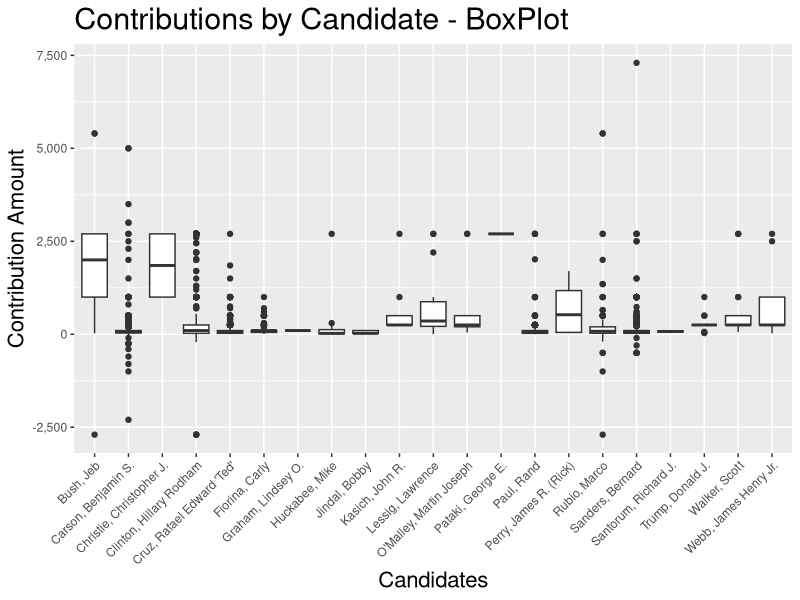
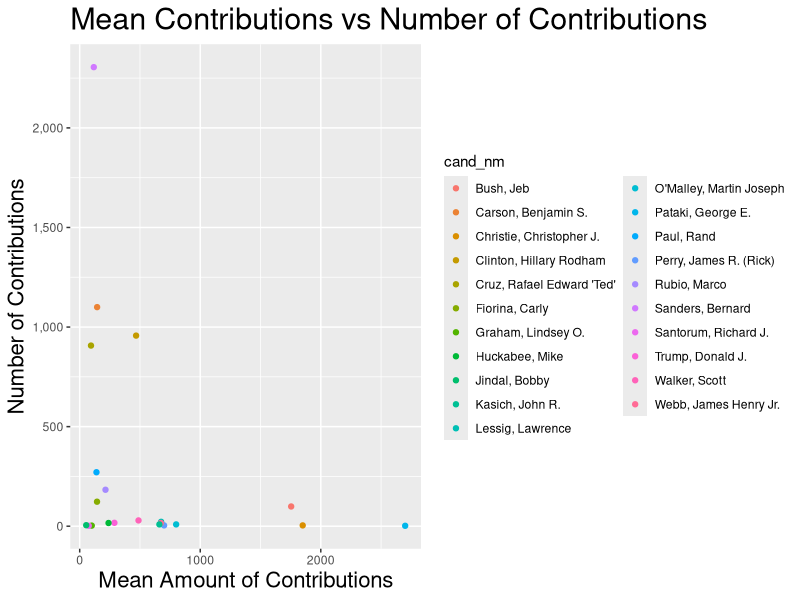
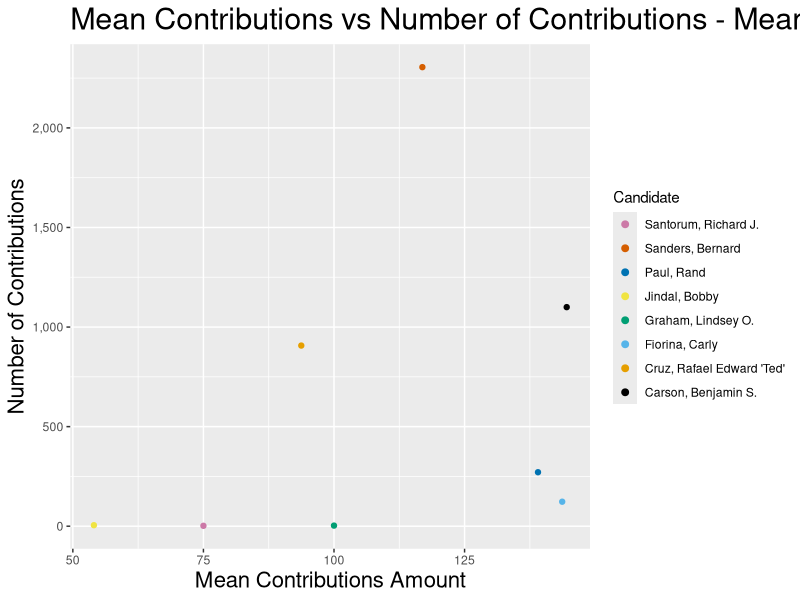
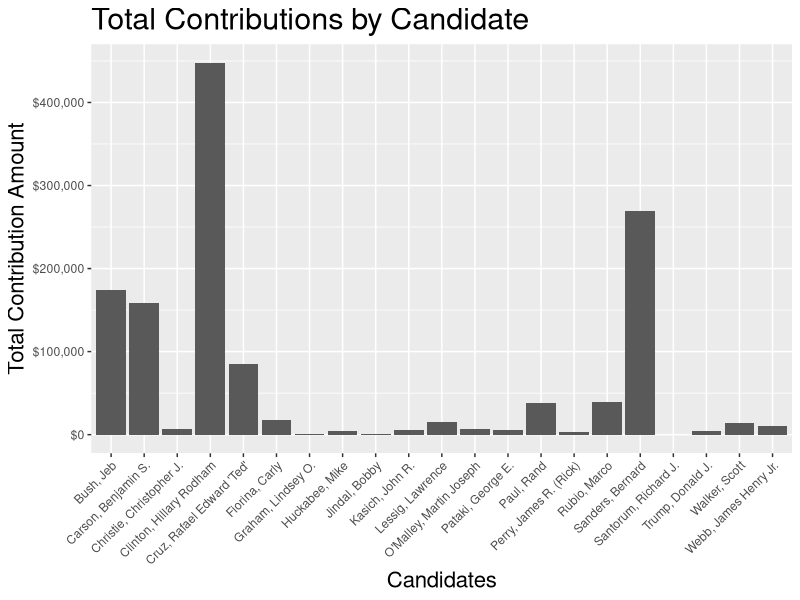
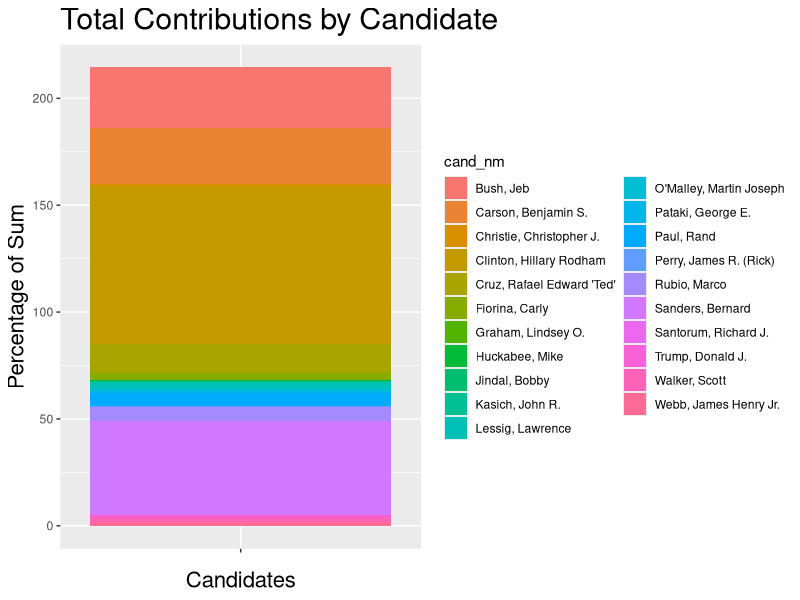
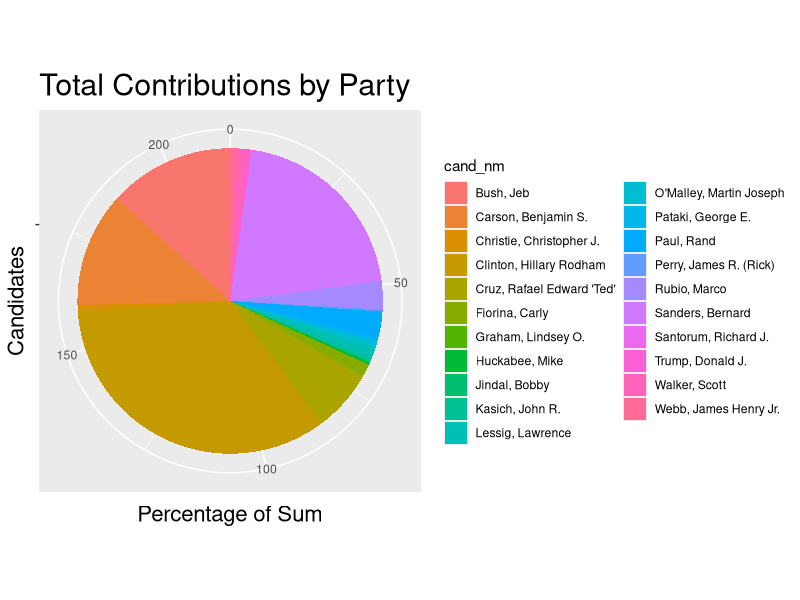
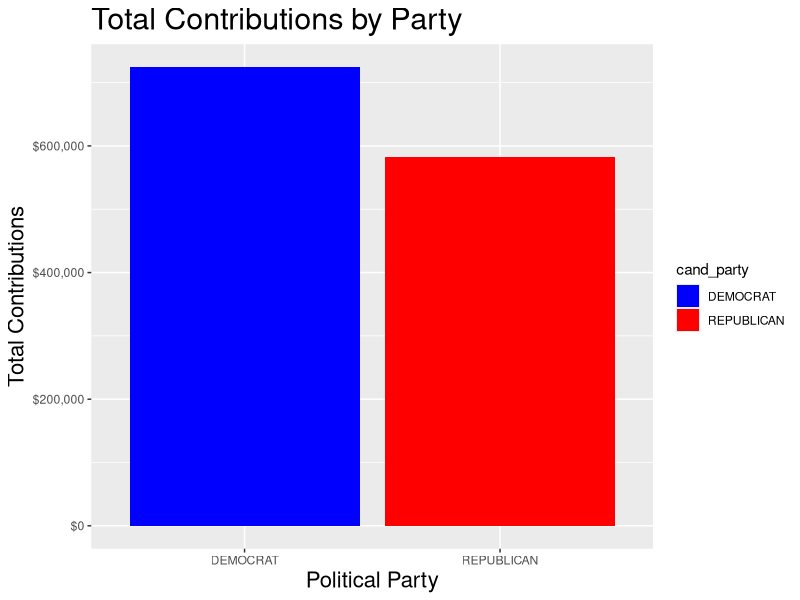
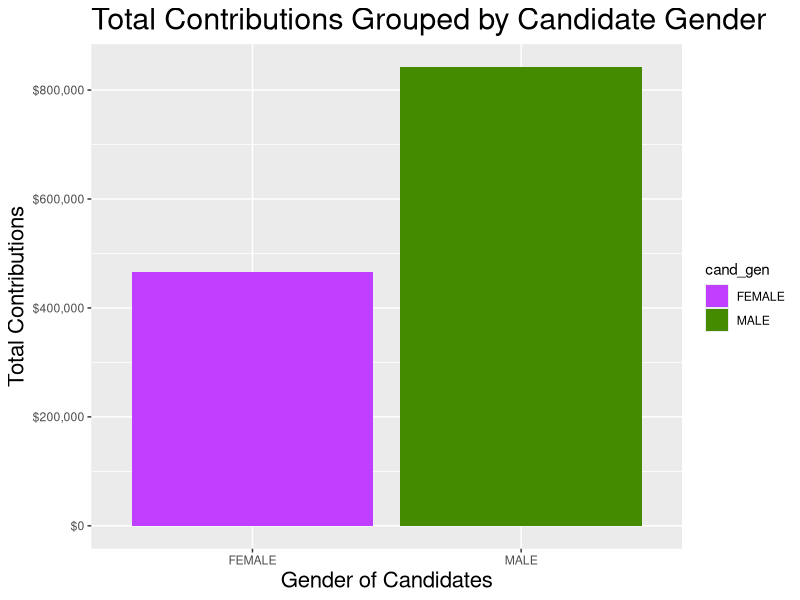

Source code (R) for these figures, in order:
## ---- chunk 1
knitr::opts_chunk$set(fig.width=12, fig.height=8, fig.path='Figs/',
                      echo=FALSE, warning=FALSE, message=FALSE)
## ---- chunk 2
library(ggplot2)
library(dplyr)
library(tidyr)
library(RColorBrewer)
library(scales)
## ---- chunk 3
#color blind friendly pallete from 
#http://www.cookbook-r.com/Graphs/Colors_%28ggplot2%29/
cbbPalette <- c("#000000", "#E69F00", "#56B4E9", "#009E73", "#F0E442", 
                "#0072B2", "#D55E00", "#CC79A7")

#Color palette for Political Party
party_color <- c("DEMOCRAT" = "blue", "REPUBLICAN" =  "red")

#Color palette for Political Party
gen_color <- c("MALE" = "chartreuse4", "FEMALE" =  "darkorchid1")
## ---- chunk 4
#Create a few custom themes for use in plotting with help from
#http://docs.ggplot2.org/dev/vignettes/themes.html

basic_theme <-   theme(
        plot.title = element_text(size=22),
        axis.title.y = element_text(size=16),
        axis.title.x = element_text(size=16))

adv_theme <-   theme(
        axis.text.x = element_text(angle = 45, hjust = 1),
        plot.title = element_text(size=22),
        axis.title.y = element_text(size=16),
        axis.title.x = element_text(size=16))
## ---- chunk 5
#Import Contributions for 2016 Election from Oregon
cont_table <- read.csv("P00000001-OR.csv")

#Basics data info
#Added Candidate Political Party, Candidate Gender, and County columns to the
#original data set.

#Adjust date information to Year-Month combo for grouping purposes
cont_table$contb_receipt_dt <- as.Date(cont_table$contb_receipt_dt, format="%d-%b-%y")
cont_table$mth_yr <- format.Date(cont_table$contb_receipt_dt, format="%b-%y")
cont_table$mth_yr <- factor(cont_table$mth_yr)

dim(cont_table)
summary(cont_table)
sapply(cont_table, class)

first_date <- min(cont_table$contb_receipt_dt)
last_date <- max(cont_table$contb_receipt_dt)

first_date
last_date

#Lets wipe out the ones that are before 2015 and see what is left

cont_table <- subset(cont_table, format(contb_receipt_dt, '%Y')=='2015')

#verify date changes to master table
first_date2 <- min(cont_table$contb_receipt_dt)
last_date2 <- max(cont_table$contb_receipt_dt)

first_date2
last_date2                        

#Yes that did the job correctly
## ---- chunk 6
candidate_groups = group_by(cont_table, cand_nm)
total_contb_amt <- sum(cont_table$contb_receipt_amt)
total_n_contb <- max(cont_table$index)
total_n_contb

#Summary of contribution value statistics by candidate
cont_table.fc_by_cand = summarise(candidate_groups,
                             cand_mean = mean(contb_receipt_amt),
                             cand_median = median(contb_receipt_amt),
                             cand_sum = sum(contb_receipt_amt),
                             cand_sum_pct = (cand_sum/total_n_contb),
                             n = n(),
                             cand_n_pct = (n/total_n_contb))

cont_table.fc_by_cand <- arrange(cont_table.fc_by_cand, desc(cand_mean))

cont_table.fc_by_cand2 <- arrange(cont_table.fc_by_cand, desc(n))

###Boxplot of contributions per candidate
#help from http://stackoverflow.com/questions/1330989/rotating-and-spacing-axis
#-labels-in-ggplot2
p1 <- ggplot(aes(x = cand_nm, y = contb_receipt_amt), data = cont_table) +
  geom_boxplot() +
  theme(axis.text.x = element_text(angle = 45, hjust = 1)) +
  scale_y_continuous(labels = comma) +
  basic_theme +
  ggtitle("Contributions by Candidate - BoxPlot") +
  xlab("Candidates") +
  ylab("Contribution Amount")
p1
#I find it interesting that some of the box plots show a greater spread than 
#others do. Also this shows that there are negative values which are unexpected.
## ---- chunk 7
###Do candidates that have a smaller mean contribution have more contributors
#(mean contribution vs # of contributions)
#Chart of mean contributions compared to number of contributors

p2 <- ggplot(aes(x = cand_mean, y = n, color = cand_nm), 
             data = cont_table.fc_by_cand) +
  geom_point() +
  scale_y_continuous(labels = comma) +
  basic_theme +
  ggtitle("Mean Contributions vs Number of Contributions") +
  xlab("Mean Amount of Contributions") +
  ylab("Number of Contributions")
p2

## ---- chunk 8

#to know which color goes with who.  Looking at those under $200 mean should 
#help that some.


p2a <- ggplot(aes(x = cand_mean, y = n, color = cand_nm), 
              data = subset(cont_table.fc_by_cand, 
                            (cand_mean <= 200 & cand_mean > 0))) +
  geom_point() +
  scale_color_manual(values = cbbPalette,
                     guide = guide_legend(title = 'Candidate', 
                                          reverse = T,
                                          override.aes = list(alpha = 1, 
                                                              size = 2))) +
  scale_y_continuous(labels = comma) +
  basic_theme +
  ggtitle("Mean Contributions vs Number of Contributions - Mean $200 or less") +
  xlab("Mean Contributions Amount") +
  ylab("Number of Contributions")
p2a
#It would appear that there is no direct correlation
## ---- chunk 9
#Plotted as a bar chart
p3 <- ggplot(aes(x = cand_nm, y = cand_sum), data = cont_table.fc_by_cand) +
  geom_bar(stat = "identity") + 
  scale_y_continuous(labels = dollar) +
  adv_theme +
  ggtitle("Total Contributions by Candidate") +
  xlab("Candidates") +
  ylab("Total Contribution Amount")
p3

#Stacked Bar Chart
p3a <- ggplot(aes(x = "", y = cand_sum_pct, fill = cand_nm), 
              data = cont_table.fc_by_cand2) +
  geom_bar(width = 1, stat = "identity") +
  basic_theme +
  ggtitle("Total Contributions by Candidate") +
  xlab("Candidates") +
  ylab("Percentage of Sum")
p3a

#Pie Chart
p3b <- p3a + coord_polar("y", start=0) +
  ggtitle("Total Contributions by Party") +
  xlab("Candidates") +
  ylab("Percentage of Sum")

p3b
#There is something off on the percentages as it goes past 200%

## ---- chunk 10
#top 5 by contributions
head(cont_table.fc_by_cand2, 5)

#Set of the top 5 candidates to use for later analysis
top_five = subset(cont_table, cand_nm == "Sanders, Bernard" |
                    cand_nm == "Carson, Benjamin S." |
                    cand_nm == "Clinton, Hillary Rodham" |
                    cand_nm == "Cruz, Rafael Edward 'Ted'" |
                    cand_nm == "Paul, Rand")
## ---- chunk 11


#Do Oregonions support Democrats or Republicans more 
#(Total contributions by party)

party_group = group_by(cont_table, cand_party)

cont_table.fc_by_party = summarise(party_group,
                                  party_mean = mean(contb_receipt_amt),
                                  party_median = median(contb_receipt_amt),
                                  party_sum = sum(contb_receipt_amt),
                                  n = n())

p3c <- ggplot(aes(x = cand_party, y = party_sum,
                  fill=cand_party), 
              data = cont_table.fc_by_party) +
  geom_bar(stat = "identity") + 
  scale_fill_manual(values=party_color) +
  scale_y_continuous(labels = dollar) +
  basic_theme +
  ggtitle("Total Contributions by Party") +
  xlab("Political Party") +
  ylab("Total Contributions")
p3c
#I am surprised to see the total contributions between the two parties to be
#so close.  I guess living in the Urban "blue" part of the state jaded my
#expectations.


## ---- chunk 12
#Do Oregonions support Female or Male Candidates more 
#(Total contributions by gender of candidate)

gen_group = group_by(cont_table, cand_gen)

cont_table.fc_by_gen = summarise(gen_group,
                                  gen_mean = mean(contb_receipt_amt),
                                  gen_median = median(contb_receipt_amt),
                                  gen_sum = sum(contb_receipt_amt),
                                  n = n())

p3d <- ggplot(aes(x = cand_gen, y = gen_sum,
                  fill=cand_gen), 
              data = cont_table.fc_by_gen) +
  geom_bar(stat = "identity") + 
  scale_fill_manual(values=gen_color) +
  scale_y_continuous(labels = dollar) +
  basic_theme +
  ggtitle("Total Contributions Grouped by Candidate Gender") +
  xlab("Gender of Candidates") +
  ylab("Total Contributions")
p3d

## ---- chunk 13

#What about by zip code (total contributions by party colored party 
#and faceted by candidate)
#help from http://stackoverflow.com/questions/33199203/
#r-how-to-display-the-first-n-characters-from-a-string-of-words

#create column for 5 digit zip to consolidate
cont_table$zip5 = substr(cont_table$contbr_zip, start=1, stop=5)

zip_group = group_by(cont_table,zip5)

cont_table.fc_by_zip = summarise(zip_group,
                                  zip_mean = mean(contb_receipt_amt),
                                  zip_median = median(contb_receipt_amt),
                                  zip_sum = sum(contb_receipt_amt),
                                  n = n())

p4 <- ggplot(aes(x = zip5, y = zip_sum), 
             data = cont_table.fc_by_zip) +
  geom_bar(stat = "identity") +
  theme(axis.text.x = element_text(angle = 45, hjust = 1)) +
  scale_y_continuous(labels = comma) +
  basic_theme +
  ggtitle("Total Contributions by 5-digit Zip Code") +
  xlab("Zip Code") +
  ylab("Total Contributions")
p4

## ---- chunk 14

cont_table.fc_by_zip <- arrange(cont_table.fc_by_zip, desc(zip_sum))

head(cont_table.fc_by_zip, 5)

cont_table.fc_by_zip_top5 <- subset(cont_table.fc_by_zip,
                                    zip5 == "97201" |
                                    zip5 == "97210" |
                                    zip5 == "97219" |
                                    zip5 == "97221" |
                                    zip5 == "97405")

p4a <- ggplot(aes(x = zip5, y = zip_sum), 
             data = cont_table.fc_by_zip_top5) +
  geom_bar(stat = "identity") +
  scale_y_continuous(labels = dollar) +
  basic_theme +
  ggtitle("Total Contributions by 5-digit Zip Code") +
  xlab("Zip Code") +
  ylab("Total Contributions")
p4a

## ---- chunk 15
#Create a data frame to sum by month for time related graphing
cont_table.fc_by_summarize  <- 
  cont_table  %>% 
  group_by(cand_nm, mth_yr, cand_gen, cand_party) %>%
  summarise(monthly_total = sum(contb_receipt_amt))

#Create a sorting order for the months
mth_sort = factor(cont_table.fc_by_summarize$mth_yr, levels = c("Apr-15","May-15","Jun-15","Jul-15","Aug-15","Sep-15"))


#Graph all contributions through time for each candidate
p5 <- ggplot(aes(x = mth_sort, y = monthly_total, 
                 color= cand_party), 
             data = cont_table.fc_by_summarize)+
  geom_point() +
  facet_wrap( ~ cand_nm) +
  scale_color_manual(values=party_color) +
  scale_y_continuous(label = comma) +
  adv_theme +
  ggtitle("Contributions through time - All Candidates") +
  xlab("Month") +
  ylab("Contributions")
p5

## ---- chunk 16

#comparison of just the democratic contributions over time with help from
#http://docs.ggplot2.org/current/scale_date.html
p6 <- ggplot(aes(x = contb_receipt_dt, y = contb_receipt_amt, 
                 color = cand_nm), 
                   data = subset(cont_table, 
                                 contb_receipt_amt > 0 & 
                                   cand_party == "DEMOCRAT")) +
  geom_point() +
  facet_wrap(~ cand_nm) +
  scale_y_continuous(limits = c(0, 3000),
                     breaks = c(0, 500, 1000, 1500, 2000, 2500, 3000),
                     label = dollar) +
  basic_theme +
  ggtitle("Democrate contributions through time - Democrats") +
  xlab("Contribution Date") +
  ylab("Contribution Amount")
p6

## ---- chunk 17
#What about in the busy lower range under $300
p6a <- ggplot(aes(x = contb_receipt_dt, y = contb_receipt_amt, 
                  color = cand_nm), 
                   data = subset(cont_table, 
                                 contb_receipt_amt > 0 & 
                                   cand_party == "DEMOCRAT")) +
  geom_point() +
  facet_wrap(~ cand_nm) +
  scale_y_continuous(limits = c(0, 300),
                     breaks = c(0, 50, 100, 150, 200, 250, 300),
                     label = dollar) +
  basic_theme +
  ggtitle("Democrate contributions through time - Democrats") +
  xlab("Contribution Date") +
  ylab("Contribution Amount")
p6a

## ---- chunk 18
#What about the busy at the bottom still
p6b <- ggplot(aes(x = contb_receipt_dt, 
                  y = contb_receipt_amt, 
                  color = cand_nm), 
                   data = subset(cont_table, 
                                 contb_receipt_amt > 0 & 
                                   cand_party == "DEMOCRAT")) +
  geom_point() +
  facet_wrap(~ cand_nm) +
  scale_color_manual(values = cbbPalette) +
  scale_y_continuous(limits = c(0, 100),
                     breaks = c(0, 25, 50, 100),
                     label = dollar) +
  basic_theme +
  ggtitle("Democrate contributions through time - Democrats") +
  xlab("Contribution Date") +
  ylab("Contribution Amount")
p6b

## ---- chunk 19
p7 <- ggplot(aes(x = contb_receipt_dt, y = contb_receipt_amt, 
                 color = cand_nm), 
             data = subset(cont_table, 
                           contb_receipt_amt > 0 & 
                             cand_party == "REPUBLICAN")) +
  geom_point() +
  facet_wrap(~ cand_nm) +
  scale_y_continuous(limits = c(0, 3000),
                     breaks = c(0, 1000, 2000, 3000),
                     label = dollar) +
  basic_theme +
  ggtitle("Republican contributions through time") +
  xlab("Contribution Date") +
  ylab("Contribution Amount")
p7

## ---- chunk 20
p7a <- ggplot(aes(x = contb_receipt_dt, 
                  y = contb_receipt_amt, 
                  color = cand_nm), 
             data = subset(cont_table, 
                           contb_receipt_amt > 0 & 
                             cand_party == "REPUBLICAN")) +
  geom_point() +
  facet_wrap(~ cand_nm) +
  scale_y_continuous(limits = c(0, 300),
                     breaks = c(0, 100, 200, 300),
                     label = dollar) +
  basic_theme +
  ggtitle("Republican contributions through time") +
  xlab("Contribution Date") +
  ylab("Contribution Amount")
p7a
## ---- chunk 21
#Break it down again
p7b <- ggplot(aes(x = contb_receipt_dt, 
                  y = contb_receipt_amt, 
                  color = cand_nm), 
             data = subset(cont_table, 
                           contb_receipt_amt > 0 & 
                             cand_party == "REPUBLICAN")) +
  geom_point() +
  facet_wrap(~ cand_nm) +
  scale_y_continuous(limits = c(0, 100),
                     breaks = c(0, 25, 50, 75, 100),
                     label = dollar) +
  ggtitle("Republican contributions through time") +
  basic_theme +
  xlab("Contribution Date") +
  ylab("Contribution Amount")
p7b

## ---- chunk 22

#sum of donations over time colored by candidate
time_cand_group = group_by(cont_table, mth_yr, cand_nm)

cont_table.fc_by_date = summarise(time_cand_group,
                                  dt_cand_sum = sum(contb_receipt_amt))


p8 <- ggplot(aes(x = mth_sort, y = dt_cand_sum, color = cand_nm), 
           data = cont_table.fc_by_date) +
  geom_point() +
  scale_y_continuous(labels = dollar) +
  basic_theme +
  ggtitle("Total Contributions through time") +
  xlab("Contribution Date") +
  ylab("Contribution Total")
p8

## ---- chunk 23

p8a<- ggplot(aes(x = mth_sort, 
                 y = dt_cand_sum, 
                 color = cand_nm), data = cont_table.fc_by_date) +
  geom_point() +
  scale_y_continuous(limits = c(0, 500),
                     breaks = c(0, 100, 200, 300, 400, 500),
                     label = dollar) +
  basic_theme +
  ggtitle("Total Contributions through time, max $500") +
  xlab("Contribution Date") +
  ylab("Contribution Total")

  
p8a

## ---- chunk 24

time_cand_group_five = group_by(top_five, contb_receipt_dt, cand_nm)

cont_table.fc_by_date_five = summarise(time_cand_group_five,
                                  dt_cand_sum = sum(contb_receipt_amt))

p8b<- ggplot(aes(x = contb_receipt_dt, y = dt_cand_sum, color = cand_nm), 
             data = cont_table.fc_by_date_five) +
  geom_point() +
  scale_y_continuous(limits = c(0, 500),
                     breaks = c(0, 100, 200, 300, 400, 500),
                     label = dollar) +
  basic_theme +
  ggtitle("Total Contributions through time - Top 5 Candidates by Donations") +
  xlab("Contribution Date") +
  ylab("Contribution Total")
p8b
## ---- chunk 25
#Total Contributions for each party factored by zip code
p9 <- ggplot(aes(x = cand_party,  y = contb_receipt_amt, fill = cand_party), 
             data = subset(cont_table, contb_receipt_amt >0)) +
  facet_wrap(~county) +
  scale_fill_manual(values=party_color) +
  geom_bar(stat = "identity", position = "identity") +
  scale_y_continuous(labels = dollar) +
  basic_theme +
  ggtitle("Contribution by County") +
  xlab("Political Party") +
  ylab("Contribution Amount")
p9

# This makes it clear that Multnomah, Clackamas and Washington Counties are 
#the counties in the race.  considering these are the most populous areas I am 
#not surprised. Also of interest is that some counties show no donations to 
#demoracts at all.  These are all rural counties. Just to be sure lets confirm 
#the top 3.

county_group = group_by(cont_table, county)

cont_table.fc_by_county = summarise(county_group,
                             county_mean = mean(contb_receipt_amt),
                             county_median = median(contb_receipt_amt),
                             county_sum = sum(contb_receipt_amt),
                             n = n())

cont_table.fc_by_county <- arrange(cont_table.fc_by_county, desc(county_sum))
## ---- chunk 26
#Lets graph it

p9aa <- ggplot(aes(x = county,  y = county_sum), 
               data = cont_table.fc_by_county) +
  geom_bar(stat = "identity", position = "identity") +
  theme(axis.text.x = element_text(angle = 45, hjust = 1)) +
  scale_y_continuous(labels = dollar) +
  basic_theme +
  ggtitle("Total Contributions by County") +
  xlab("County") +
  ylab("Contribution Total")

p9aa
#Not at all surprising considering that the Portland Area accounts for a 
#significant portion of Oregon's population.

top_counties <- head(cont_table.fc_by_county, 3)
top_counties

#Lets look at just the heavy hitters, which are not surprisingly the 
#population dense urban and suburban counties around the Portland 
#Metrolopolitan area.

#lead_counties = c(county == "Clackamas County" |
#                 county == "Multnomah County" |
#                 county == "Washington County")


cont_lead_counties = subset(cont_table, county == "Clackamas County" |
                 county == "Multnomah County" |
                 county == "Washington County")



lead_counties_five = subset(cont_lead_counties, cand_nm == "Sanders, Bernard" |
                    cand_nm == "Carson, Benjamin S." |
                    cand_nm == "Clinton, Hillary Rodham" |
                    cand_nm == "Cruz, Rafael Edward 'Ted'" |
                    cand_nm == "Paul, Rand")

## ---- chunk 27

#And now those three top counties by the top candidates.
#Lets look at these counties by party, I would expect to find a lean towards 
#democrat especially in Multnomah county
p9a <- ggplot(aes(x = cand_party,  y = contb_receipt_amt, fill = cand_party), 
              data = subset(cont_lead_counties, contb_receipt_amt > 0)) +
  facet_wrap( ~ county) +
    scale_fill_manual(values=party_color) +
  geom_bar(stat = "identity", position = "identity") +
  scale_y_continuous(labels = dollar) +
  basic_theme +
  ggtitle("Three Counties with Highest Total Donation Dollars") +
  xlab("Political Party") +
  ylab("Contribution Amount")
p9a

#As expected there is more money coming in from Multnomah County compared
#to any of the others.  It is suprising for an area so often considered
#Blue that there is still considerable Republican donations.
## ---- chunk 28

#Graph showing the same three counties, divided by candidate and 
#indicating parties.

p9b <- ggplot(aes(x = cand_nm,  y = contb_receipt_amt, fill = cand_party), 
              data = subset(lead_counties_five, contb_receipt_amt > 0)) +
  facet_wrap( ~ county) +
    scale_fill_manual(values=party_color) +
  geom_bar(stat = "identity", position = "identity") +
  adv_theme +
  scale_y_continuous(labels = dollar) +
  ggtitle("Five Candidates with Highest Total Donation Dollars") +
  xlab("Candidates") +
  ylab("Contribution Amount")
p9b
#Rather intersting how much support that Carson has in Multnomah county. 
#Considering how "Blue" the area is thought of I am suprised to see so much 
#support for Carson.

## ---- chunk 29
# 
top_five_only <- subset(cont_table.fc_by_summarize, cand_nm == "Sanders, Bernard" |
                    cand_nm == "Carson, Benjamin S." |
                    cand_nm == "Clinton, Hillary Rodham" |
                    cand_nm == "Cruz, Rafael Edward 'Ted'" |
                    cand_nm == "Paul, Rand")

mth_sort2 = factor(top_five_only$mth_yr, levels = c("Apr-15","May-15","Jun-15","Jul-15","Aug-15","Sep-15"))

p9c <- ggplot(aes(x = mth_sort2, y = monthly_total, fill = cand_party),
              data = subset(top_five_only)) +
  facet_wrap( ~ cand_nm) +
  scale_fill_manual(values = party_color) +
  geom_bar(stat = "identity", position = "identity") +
  adv_theme +
  scale_y_continuous(labels = dollar) +
  ggtitle("Five Candidates with Highest Total Donation Dollars by Month") +
  xlab("Date") +
  ylab("Contribution Total")
p9c
#We can see that the support varies some from month to month, especially
#a large upswing in July for Clinton, it would be worth investigating what
#caused such a massive upswing that month.

